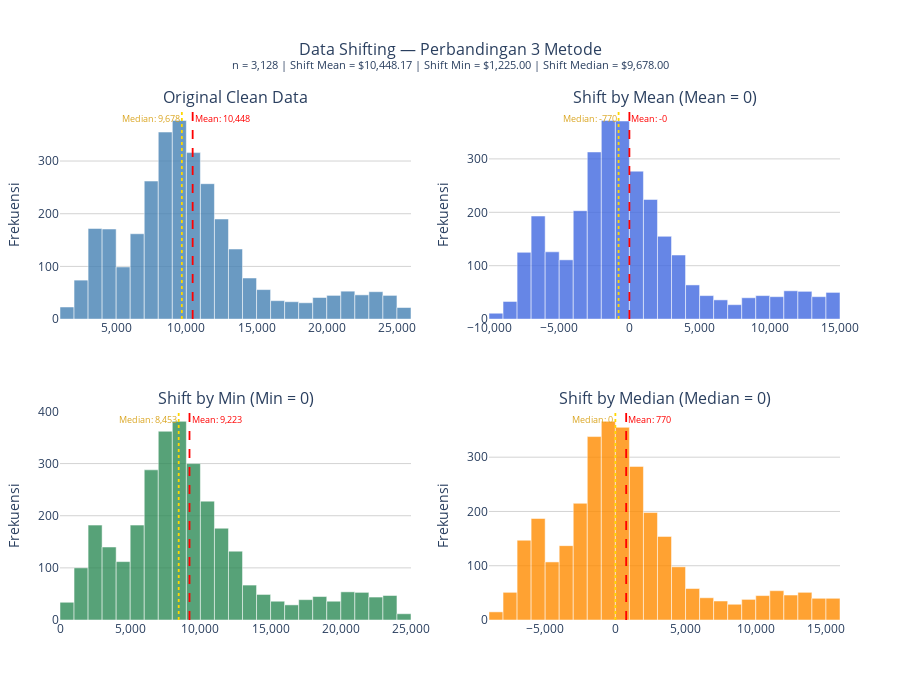

The notebook cell this image was saved under:
### Markdown cell above
### Shifting (Pergeseran)

### Code cell
# ============================================================
# DATA SHIFTING — Berbagai Metode
# ============================================================
shift_mean   = df_clean['Value'].mean()
shift_min    = df_clean['Value'].min()
shift_median = df_clean['Value'].median()

# Buat variabel baru untuk setiap metode shifting
df_shifted_mean   = df_clean.copy()
df_shifted_min    = df_clean.copy()
df_shifted_median = df_clean.copy()

df_shifted_mean['Value']   = df_clean['Value'] - shift_mean      # Geser ke Mean = 0
df_shifted_min['Value']    = df_clean['Value'] - shift_min       # Geser ke Min  = 0
df_shifted_median['Value'] = df_clean['Value'] - shift_median    # Geser ke Median = 0

print("=" * 55)
print("     DATA SHIFTING — KOLOM VALUE")
print("=" * 55)
print(f"  {'Shift Mean':<25} : ${shift_mean:>10,.2f}")
print(f"  {'Shift Min':<25} : ${shift_min:>10,.2f}")
print(f"  {'Shift Median':<25} : ${shift_median:>10,.2f}")
print("-" * 55)
print(f"\n  Setelah Shifting Mean:")
print(f"  {'  Min':<25} : ${df_shifted_mean['Value'].min():>10,.2f}")
print(f"  {'  Max':<25} : ${df_shifted_mean['Value'].max():>10,.2f}")
print(f"  {'  Mean':<25} : ${df_shifted_mean['Value'].mean():>10,.2f}")
print(f"\n  Setelah Shifting Min:")
print(f"  {'  Min':<25} : ${df_shifted_min['Value'].min():>10,.2f}")
print(f"  {'  Max':<25} : ${df_shifted_min['Value'].max():>10,.2f}")
print(f"  {'  Mean':<25} : ${df_shifted_min['Value'].mean():>10,.2f}")
print(f"\n  Setelah Shifting Median:")
print(f"  {'  Min':<25} : ${df_shifted_median['Value'].min():>10,.2f}")
print(f"  {'  Max':<25} : ${df_shifted_median['Value'].max():>10,.2f}")
print(f"  {'  Mean':<25} : ${df_shifted_median['Value'].mean():>10,.2f}")
print("=" * 55)


# ============================================================
# VISUALISASI PERBANDINGAN
# ============================================================
fig = make_subplots(
    rows=2, cols=2,
    subplot_titles=(
        'Original Clean Data',
        'Shift by Mean (Mean = 0)',
        'Shift by Min (Min = 0)',
        'Shift by Median (Median = 0)'
    ),
    vertical_spacing=0.18,
    horizontal_spacing=0.1
)

configs = [
    (df_clean['Value'],          'Clean',          'steelblue',  1, 1),
    (df_shifted_mean['Value'],   'Shift Mean',     'royalblue',  1, 2),
    (df_shifted_min['Value'],    'Shift Min',      'seagreen',   2, 1),
    (df_shifted_median['Value'], 'Shift Median',   'darkorange', 2, 2),
]

for data, name, color, row, col in configs:
    # Histogram
    fig.add_trace(go.Histogram(
        x=data,
        nbinsx=40,
        name=name,
        marker=dict(color=color, line=dict(color='white', width=0.5)),
        opacity=0.80,
        hovertemplate=f"<b>Range:</b> %{{x:,.0f}}<br><b>Frekuensi:</b> %{{y}}<extra>{name}</extra>"
    ), row=row, col=col)

    # Garis Mean
    fig.add_vline(
        x=data.mean(),
        line=dict(color='red', dash='dash', width=1.8),
        annotation_text=f"Mean: {data.mean():,.0f}",
        annotation_font=dict(color='red', size=9),
        annotation_position='top right',
        row=row, col=col
    )

    # Garis Median
    fig.add_vline(
        x=data.median(),
        line=dict(color='gold', dash='dot', width=1.8),
        annotation_text=f"Median: {data.median():,.0f}",
        annotation_font=dict(color='goldenrod', size=9),
        annotation_position='top left',
        row=row, col=col
    )

fig.update_xaxes(tickformat=',.0f', showgrid=False)
fig.update_yaxes(title_text='Frekuensi', showgrid=True, gridcolor='lightgrey')

fig.update_layout(
    title=dict(
        text=(
            'Data Shifting — Perbandingan 3 Metode<br>'
            f'<sup>n = {len(df_clean):,} | '
            f'Shift Mean = ${shift_mean:,.2f} | '
            f'Shift Min = ${shift_min:,.2f} | '
            f'Shift Median = ${shift_median:,.2f}</sup>'
        ),
        font=dict(size=16),
        x=0.5
    ),
    plot_bgcolor='white',
    paper_bgcolor='white',
    height=680,
    margin=dict(t=110, b=60, l=60, r=60),
    showlegend=False
)

fig.show()

### Figure 1 — Plotly figure (JSON) as saved in the notebook; plotly's stock layout.template omitted (floating-point values rounded to 4 significant figures; data arrays with more than 128 entries replaced by an {"elided": "..."} marker saying what was removed)
{"data": [{"hovertemplate": "<b>Range:</b> %{x:,.0f}<br><b>Frekuensi:</b> %{y}<extra>Clean</extra>", "marker": {"color": "steelblue", "line": {"color": "white", "width": 0.5}}, "name": "Clean", "nbinsx": 40, "opacity": 0.8, "type": "histogram", "x": {"elided": "3128 int values"}, "xaxis": "x", "yaxis": "y"}, {"hovertemplate": "<b>Range:</b> %{x:,.0f}<br><b>Frekuensi:</b> %{y}<extra>Shift Mean</extra>", "marker": {"color": "royalblue", "line": {"color": "white", "width": 0.5}}, "name": "Shift Mean", "nbinsx": 40, "opacity": 0.8, "type": "histogram", "x": {"elided": "3128 float values"}, "xaxis": "x2", "yaxis": "y2"}, {"hovertemplate": "<b>Range:</b> %{x:,.0f}<br><b>Frekuensi:</b> %{y}<extra>Shift Min</extra>", "marker": {"color": "seagreen", "line": {"color": "white", "width": 0.5}}, "name": "Shift Min", "nbinsx": 40, "opacity": 0.8, "type": "histogram", "x": {"elided": "3128 int values"}, "xaxis": "x3", "yaxis": "y3"}, {"hovertemplate": "<b>Range:</b> %{x:,.0f}<br><b>Frekuensi:</b> %{y}<extra>Shift Median</extra>", "marker": {"color": "darkorange", "line": {"color": "white", "width": 0.5}}, "name": "Shift Median", "nbinsx": 40, "opacity": 0.8, "type": "histogram", "x": {"elided": "3128 float values"}, "xaxis": "x4", "yaxis": "y4"}], "layout": {"annotations": [{"font": {"size": 16}, "showarrow": false, "text": "Original Clean Data", "x": 0.225, "xanchor": "center", "xref": "paper", "y": 1, "yanchor": "bottom", "yref": "paper"}, {"font": {"size": 16}, "showarrow": false, "text": "Shift by Mean (Mean = 0)", "x": 0.775, "xanchor": "center", "xref": "paper", "y": 1, "yanchor": "bottom", "yref": "paper"}, {"font": {"size": 16}, "showarrow": false, "text": "Shift by Min (Min = 0)", "x": 0.225, "xanchor": "center", "xref": "paper", "y": 0.41, "yanchor": "bottom", "yref": "paper"}, {"font": {"size": 16}, "showarrow": false, "text": "Shift by Median (Median = 0)", "x": 0.775, "xanchor": "center", "xref": "paper", "y": 0.41, "yanchor": "bottom", "yref": "paper"}, {"font": {"color": "red", "size": 9}, "showarrow": false, "text": "Mean: 10,448", "x": 10450.0, "xanchor": "left", "xref": "x", "y": 1, "yanchor": "top", "yref": "y domain"}, {"font": {"color": "goldenrod", "size": 9}, "showarrow": false, "text": "Median: 9,678", "x": 9678, "xanchor": "right", "xref": "x", "y": 1, "yanchor": "top", "yref": "y domain"}, {"font": {"color": "red", "size": 9}, "showarrow": false, "text": "Mean: -0", "x": -1.489e-13, "xanchor": "left", "xref": "x2", "y": 1, "yanchor": "top", "yref": "y2 domain"}, {"font": {"color": "goldenrod", "size": 9}, "showarrow": false, "text": "Median: -770", "x": -770.2, "xanchor": "right", "xref": "x2", "y": 1, "yanchor": "top", "yref": "y2 domain"}, {"font": {"color": "red", "size": 9}, "showarrow": false, "text": "Mean: 9,223", "x": 9223.0, "xanchor": "left", "xref": "x3", "y": 1, "yanchor": "top", "yref": "y3 domain"}, {"font": {"color": "goldenrod", "size": 9}, "showarrow": false, "text": "Median: 8,453", "x": 8453, "xanchor": "right", "xref": "x3", "y": 1, "yanchor": "top", "yref": "y3 domain"}, {"font": {"color": "red", "size": 9}, "showarrow": false, "text": "Mean: 770", "x": 770.2, "xanchor": "left", "xref": "x4", "y": 1, "yanchor": "top", "yref": "y4 domain"}, {"font": {"color": "goldenrod", "size": 9}, "showarrow": false, "text": "Median: 0", "x": 0, "xanchor": "right", "xref": "x4", "y": 1, "yanchor": "top", "yref": "y4 domain"}], "height": 680, "margin": {"b": 60, "l": 60, "r": 60, "t": 110}, "paper_bgcolor": "white", "plot_bgcolor": "white", "shapes": [{"line": {"color": "red", "dash": "dash", "width": 1.8}, "type": "line", "x0": 10450.0, "x1": 10450.0, "xref": "x", "y0": 0, "y1": 1, "yref": "y domain"}, {"line": {"color": "gold", "dash": "dot", "width": 1.8}, "type": "line", "x0": 9678, "x1": 9678, "xref": "x", "y0": 0, "y1": 1, "yref": "y domain"}, {"line": {"color": "red", "dash": "dash", "width": 1.8}, "type": "line", "x0": -1.489e-13, "x1": -1.489e-13, "xref": "x2", "y0": 0, "y1": 1, "yref": "y2 domain"}, {"line": {"color": "gold", "dash": "dot", "width": 1.8}, "type": "line", "x0": -770.2, "x1": -770.2, "xref": "x2", "y0": 0, "y1": 1, "yref": "y2 domain"}, {"line": {"color": "red", "dash": "dash", "width": 1.8}, "type": "line", "x0": 9223.0, "x1": 9223.0, "xref": "x3", "y0": 0, "y1": 1, "yref": "y3 domain"}, {"line": {"color": "gold", "dash": "dot", "width": 1.8}, "type": "line", "x0": 8453, "x1": 8453, "xref": "x3", "y0": 0, "y1": 1, "yref": "y3 domain"}, {"line": {"color": "red", "dash": "dash", "width": 1.8}, "type": "line", "x0": 770.2, "x1": 770.2, "xref": "x4", "y0": 0, "y1": 1, "yref": "y4 domain"}, {"line": {"color": "gold", "dash": "dot", "width": 1.8}, "type": "line", "x0": 0, "x1": 0, "xref": "x4", "y0": 0, "y1": 1, "yref": "y4 domain"}], "showlegend": false, "title": {"font": {"size": 16}, "text": "Data Shifting — Perbandingan 3 Metode<br><sup>n = 3,128 | Shift Mean = $10,448.17 | Shift Min = $1,225.00 | Shift Median = $9,678.00</sup>", "x": 0.5}, "xaxis": {"anchor": "y", "domain": [0, 0.45], "showgrid": false, "tickformat": ",.0f"}, "xaxis2": {"anchor": "y2", "domain": [0.55, 1], "showgrid": false, "tickformat": ",.0f"}, "xaxis3": {"anchor": "y3", "domain": [0, 0.45], "showgrid": false, "tickformat": ",.0f"}, "xaxis4": {"anchor": "y4", "domain": [0.55, 1], "showgrid": false, "tickformat": ",.0f"}, "yaxis": {"anchor": "x", "domain": [0.59, 1], "gridcolor": "lightgrey", "showgrid": true, "title": {"text": "Frekuensi"}}, "yaxis2": {"anchor": "x2", "domain": [0.59, 1], "gridcolor": "lightgrey", "showgrid": true, "title": {"text": "Frekuensi"}}, "yaxis3": {"anchor": "x3", "domain": [0, 0.41], "gridcolor": "lightgrey", "showgrid": true, "title": {"text": "Frekuensi"}}, "yaxis4": {"anchor": "x4", "domain": [0, 0.41], "gridcolor": "lightgrey", "showgrid": true, "title": {"text": "Frekuensi"}}}}
